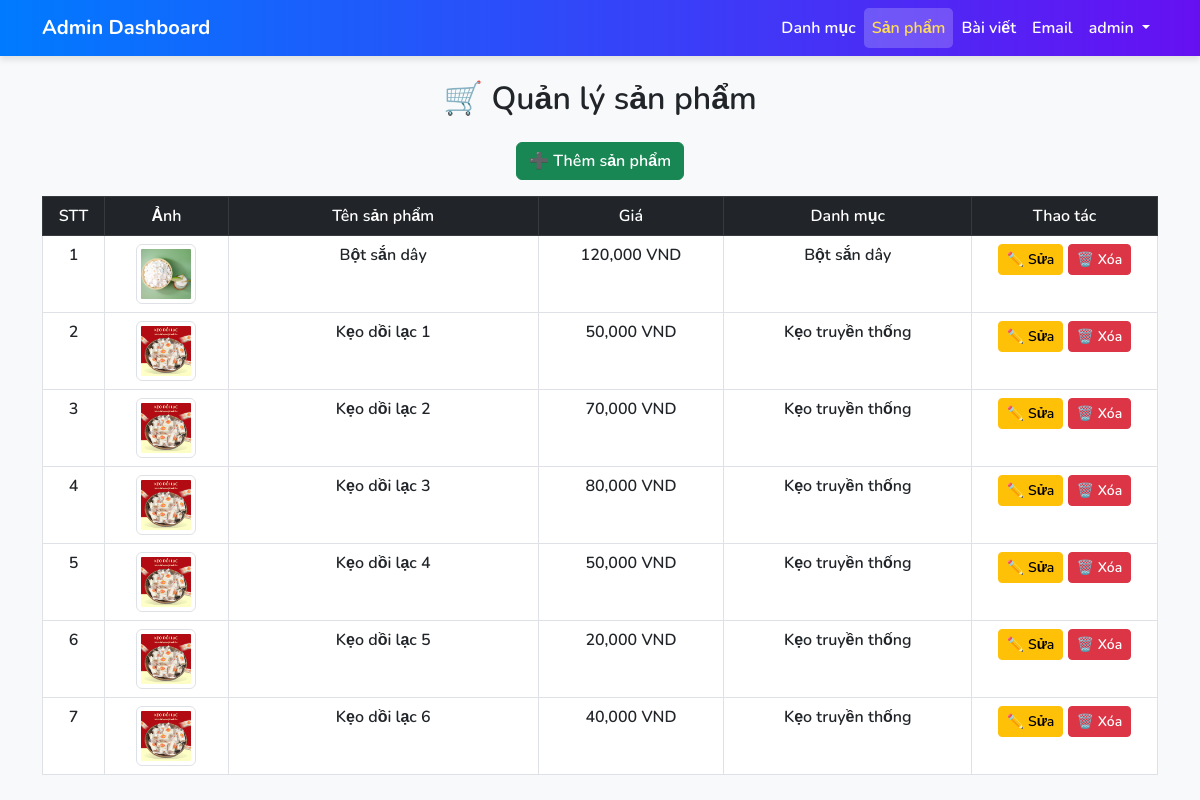
Screenshot of /admin/list-product.php (signed in) with the database file from the repository.
### tables this page shows
CREATE TABLE `products` (
  `id` int NOT NULL,
  `name` varchar(255) NOT NULL,
  `description` text NOT NULL,
  `price` decimal(10,2) NOT NULL,
  `category_id` int NOT NULL,
  `created_at` timestamp NULL DEFAULT CURRENT_TIMESTAMP,
  `image` varchar(255) DEFAULT NULL,
  `manual` varchar(9999) DEFAULT '0',
  `unit` varchar(100) NOT NULL DEFAULT ''
);

CREATE TABLE `categories` (
  `id` int NOT NULL,
  `name` varchar(255) NOT NULL,
  `created_at` timestamp NULL DEFAULT CURRENT_TIMESTAMP
);

### admin/list-product.php (the view, shortened to what this page needs)
<?php
include '../config/db.php';
include './includes/nav.php';
$result = $conn->query("SELECT products.*, categories.name AS category_name
                        FROM products
                        JOIN categories ON products.category_id = categories.id
                        ORDER BY products.created_at DESC");
?>
<!DOCTYPE html>
<html lang="vi">
<head>
    <link href="https://cdn.jsdelivr.net/npm/bootstrap@5.3.0/dist/css/bootstrap.min.css" rel="stylesheet">
    <link rel="stylesheet" href="./css/style.css">
</head>
<body>
<div class="container mt-4">
    <h2 class="mb-4 text-center">🛒 Quản lý sản phẩm</h2>
    <div class="d-flex mb-3 justify-content-center">
        <a href="add-product.php" class="btn btn-success">➕ Thêm sản phẩm</a>
    </div>
    <table class="table table-hover table-bordered text-center">
        <thead class="table-dark">
            <tr>
                <th width="5%">STT</th>
                <th width="10%">Ảnh</th>
                <th width="25%">Tên sản phẩm</th>
                <th width="15%">Giá</th>
                <th width="20%">Danh mục</th>
                <th width="15%">Thao tác</th>
            </tr>
        </thead>
        <tbody>
            <?php $stt = 1; ?>
            <?php while ($row = $result->fetch_assoc()) : ?>
                <tr>
                    <td><?= $stt ?></td>
                    <td>
                        <img src="uploads/<?= $row['image'] ?>" alt="Ảnh" class="img-thumbnail" width="60">
                    </td>
                    <td><?= htmlspecialchars($row['name']) ?></td>
                    <td><strong><?= number_format($row['price'], 0) ?> VND</strong></td>
                    <td><?= htmlspecialchars($row['category_name']) ?></td>
                    <td>
                        <a href="edit-product.php?id=<?= $row['id'] ?>" class="btn btn-warning btn-sm">✏️ Sửa</a>
                        <button class="btn btn-danger btn-sm" onclick="confirmDelete(<?= $row['id'] ?>)">🗑️ Xóa</button>
                    </td>
                </tr>
                <?php $stt++; ?>
            <?php endwhile; ?>
        </tbody>
    </table>
</div>
</body>
</html>

### admin/css/style.css (style rules this page uses)
* { font-family: "Nunito", sans-serif; font-weight: 600 !important; }
body { background-color: #f8f9fa; }

### rows the page displays
products: image (picture), name "Bột sắn dây", price "120,000", category.name "Bột sắn dây"
products: image (picture), name "Kẹo dồi lạc 1", price "50,000", category.name "Kẹo truyền thống"
products: image (picture), name "Kẹo dồi lạc 2", price "70,000", category.name "Kẹo truyền thống"
products: image (picture), name "Kẹo dồi lạc 3", price "80,000", category.name "Kẹo truyền thống"
products: image (picture), name "Kẹo dồi lạc 4", price "50,000", category.name "Kẹo truyền thống"
products: image (picture), name "Kẹo dồi lạc 5", price "20,000", category.name "Kẹo truyền thống"
products: image (picture), name "Kẹo dồi lạc 6", price "40,000", category.name "Kẹo truyền thống"

### other values shown
$_SESSION['admin_username'] "admin"
